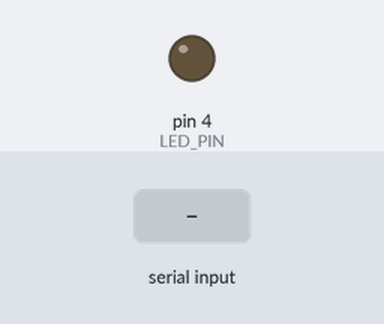
Bench run of a sketch on a simulated Arduino Uno, built with avr-gcc and run on an emulated ATmega328P. On the bench: output pins drawn as LEDs (lit = HIGH). The test bench sets the inputs (shaded band). What the sketch prints to the serial monitor is not drawn.

Above: at 1.2 s.
1.3 s: byte 0 (0) received over Serial
At 2.3 s:
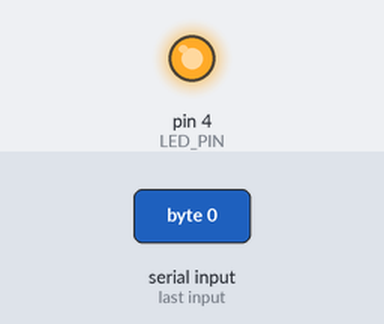
Timing chart, 0 to 4.3 s (numbered marks = the images above; inputs shaded):
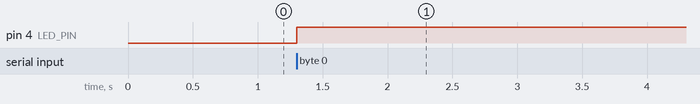

The sketch:

led_example.ino
```cpp
/**
 * 控制LED明滅
 */
const int LED_PIN = 4;

void setup() {
  Serial.begin(9600);
  Serial.println("=====控制LED燈狀態=====");

  // 設定腳位模式
  pinMode(LED_PIN, OUTPUT);

}

void loop() {
  if (Serial.available()) { // 檢查是Serial prot是否有資料
    // 利用從Serial接收到數據來控制Relay狀態
    char val = Serial.read();

    if (val == 0) { // Serial收到1表示ON
       setLEDStatus(true);
    } else if(val == 1) {  // Serial收到1表示OFF
      setLEDStatus(false);
    }
  }
}

void setLEDStatus(bool isOpen) {
  if (isOpen) {
    digitalWrite(LED_PIN, HIGH);
  } else {
    digitalWrite(LED_PIN, LOW);
  }
}
```

Measured:
- after the input at 1.3 s, pin 4 (LED_PIN): LOW → HIGH at once
